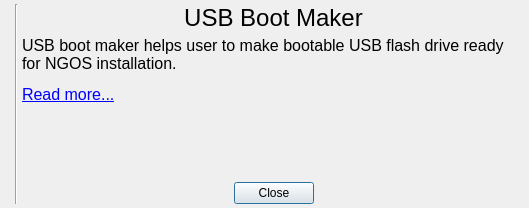
<?xml version="1.0" encoding="UTF-8"?>
<ui version="4.0">
 <class>AboutDialog</class>
 <widget class="QDialog" name="AboutDialog">
  <property name="geometry">
   <rect>
    <x>0</x>
    <y>0</y>
    <width>529</width>
    <height>208</height>
   </rect>
  </property>
  <property name="windowTitle">
   <string>About</string>
  </property>
  <property name="windowIcon">
   <iconset resource="../../../../../../../build_config_gui/Resources.qrc">
    <normaloff>:/assets/images/about.png</normaloff>:/assets/images/about.png</iconset>
  </property>
  <layout class="QHBoxLayout" name="horizontalLayout">
   <property name="spacing">
    <number>4</number>
   </property>
   <property name="leftMargin">
    <number>4</number>
   </property>
   <property name="topMargin">
    <number>4</number>
   </property>
   <property name="rightMargin">
    <number>4</number>
   </property>
   <property name="bottomMargin">
    <number>4</number>
   </property>
   <item>
    <widget class="QLabel" name="logoLabel">
     <property name="pixmap">
      <pixmap resource="../../../../../../../build_config_gui/Resources.qrc">:/assets/images/logo.png</pixmap>
     </property>
    </widget>
   </item>
   <item>
    <widget class="Line" name="line">
     <property name="orientation">
      <enum>Qt::Vertical</enum>
     </property>
    </widget>
   </item>
   <item>
    <layout class="QVBoxLayout" name="verticalLayout">
     <property name="spacing">
      <number>4</number>
     </property>
     <item>
      <widget class="QLabel" name="nameLabel">
       <property name="font">
        <font>
         <pointsize>18</pointsize>
        </font>
       </property>
       <property name="text">
        <string notr="true">USB Boot Maker</string>
       </property>
       <property name="alignment">
        <set>Qt::AlignCenter</set>
       </property>
      </widget>
     </item>
     <item>
      <widget class="QLabel" name="descriptionLabel">
       <property name="sizePolicy">
        <sizepolicy hsizetype="MinimumExpanding" vsizetype="Preferred">
         <horstretch>0</horstretch>
         <verstretch>0</verstretch>
        </sizepolicy>
       </property>
       <property name="font">
        <font>
         <pointsize>12</pointsize>
        </font>
       </property>
       <property name="text">
        <string>&lt;html&gt;&lt;head/&gt;&lt;body&gt;&lt;p&gt;USB boot maker helps user to make bootable USB flash drive ready for NGOS installation.&lt;/p&gt;&lt;p align=&quot;justify&quot;&gt;&lt;a href=&quot;https://github.com/Gris87/ngos/blob/master/docs/0.%20Intro/7.%20Tools/10.%20USB%20boot%20maker/README.md&quot;&gt;&lt;span style=&quot; text-decoration: underline; color:#0000ff;&quot;&gt;Read more...&lt;/span&gt;&lt;/a&gt;&lt;/p&gt;&lt;/body&gt;&lt;/html&gt;</string>
       </property>
       <property name="wordWrap">
        <bool>true</bool>
       </property>
       <property name="openExternalLinks">
        <bool>true</bool>
       </property>
      </widget>
     </item>
     <item>
      <spacer name="verticalSpacer">
       <property name="orientation">
        <enum>Qt::Vertical</enum>
       </property>
       <property name="sizeHint" stdset="0">
        <size>
         <width>20</width>
         <height>40</height>
        </size>
       </property>
      </spacer>
     </item>
     <item>
      <layout class="QHBoxLayout" name="horizontalLayout_2">
       <property name="spacing">
        <number>4</number>
       </property>
       <property name="bottomMargin">
        <number>0</number>
       </property>
       <item>
        <spacer name="horizontalSpacer">
         <property name="orientation">
          <enum>Qt::Horizontal</enum>
         </property>
         <property name="sizeHint" stdset="0">
          <size>
           <width>40</width>
           <height>20</height>
          </size>
         </property>
        </spacer>
       </item>
       <item>
        <widget class="QPushButton" name="closeButton">
         <property name="text">
          <string>Close</string>
         </property>
        </widget>
       </item>
       <item>
        <spacer name="horizontalSpacer_2">
         <property name="orientation">
          <enum>Qt::Horizontal</enum>
         </property>
         <property name="sizeHint" stdset="0">
          <size>
           <width>40</width>
           <height>20</height>
          </size>
         </property>
        </spacer>
       </item>
      </layout>
     </item>
    </layout>
   </item>
  </layout>
 </widget>
 <resources>
  <include location="../../../../../../../build_config_gui/Resources.qrc"/>
 </resources>
 <connections/>
</ui>
